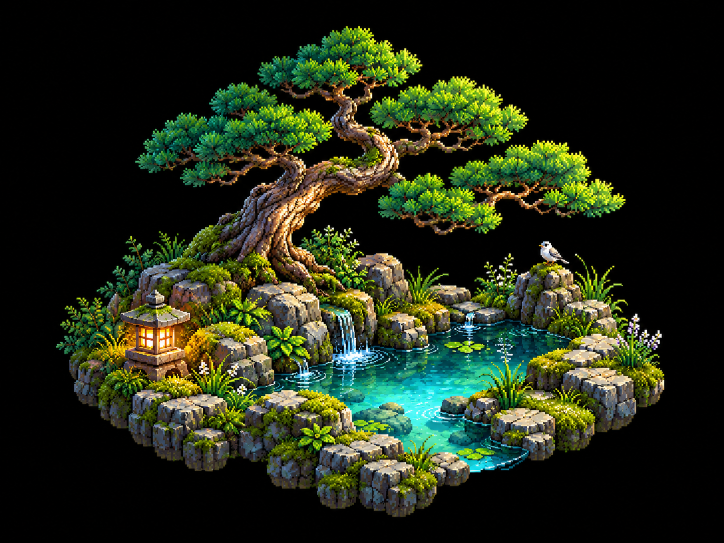
#> input picture GeekTool-IDF/artwork/companion-apps/garden-source.png, 1448 x 1086 px (shown at 1/2 size); its folder holds 2 pictures in this run
$ python gen_companion_artwork.py
#> lines starting #> are read from the running program, lines starting #| are printed output that depends on the picture; after the words box and inside, x2 and y2 are one past the last pixel; in counts of white or black regions, pixels touching at a corner belong together
#!/usr/bin/env python3
"""Encode approved independent imagegen assets as RGB565 LVGL images.
将独立生成素材转换为 RGB565；不把界面稿烘焙进固件。
"""
from pathlib import Path
from PIL import Image

ROOT = Path(__file__).resolve().parents[1]
ART = ROOT / "artwork/companion-apps"


def encode(name: str, size: tuple[int, int], threshold: int) -> None:
#> called with name = 'garden', size = (334, 238), threshold = 15
    source = Image.open(ART / f"{name}-source.png").convert("RGB")
#> source is the input picture: PIL image 1448x1086 RGB; mean R, G, B 36.2, 44.5, 24.7
    # Trim only the generated black backdrop; retain a two-pixel safety margin.
    # 仅去掉生成图的纯黑外边；四边保留安全余量，不改变有效内容比例。
    mask = source.convert("L").point(lambda v: 255 if v > threshold else 0)
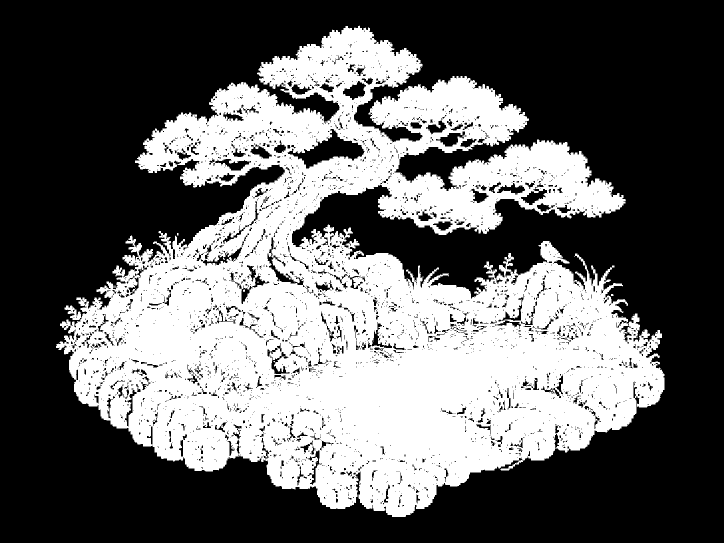
#> mask: PIL image 1448x1086 L (shown at 1/2 size); 39% white; 196 white regions (195 under 20 px), largest, box (x1, y1, x2, y2) and area: (112, 51, 1329, 1034) 612184
    bounds = mask.getbbox()
#> bounds = (112, 51, 1329, 1034)
    if bounds is None:
        raise ValueError(f"empty asset: {name}")
    x0, y0, x1, y1 = bounds
#> x0 = 112; y0 = 51; x1 = 1329; y1 = 1034
    source = source.crop((max(0, x0 - 2), max(0, y0 - 2), min(source.width, x1 + 2), min(source.height, y1 + 2)))
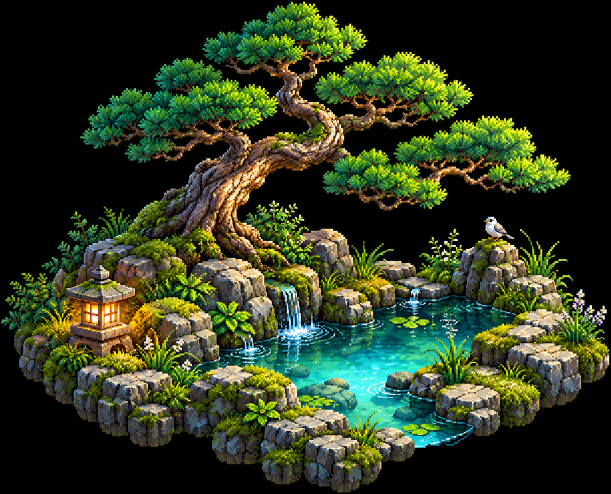
#> source: PIL image 1221x987 RGB (shown at 1/2 size); mean R, G, B 47.2, 58.1, 32.1
    source.thumbnail(size, Image.Resampling.LANCZOS)
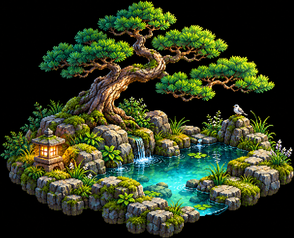
#> source: PIL image 294x238 RGB; mean R, G, B 47.4, 58.3, 32.3
    target = Image.new("RGB", size)
#> target: PIL image 334x238 RGB; every value is 0
    target.paste(source, ((size[0] - source.width) // 2, (size[1] - source.height) // 2))
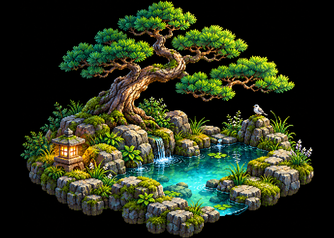
#> target: PIL image 334x238 RGB; mean R, G, B 41.8, 51.3, 28.4
#> (the run stopped early here; a loop or call above may not have finished)
